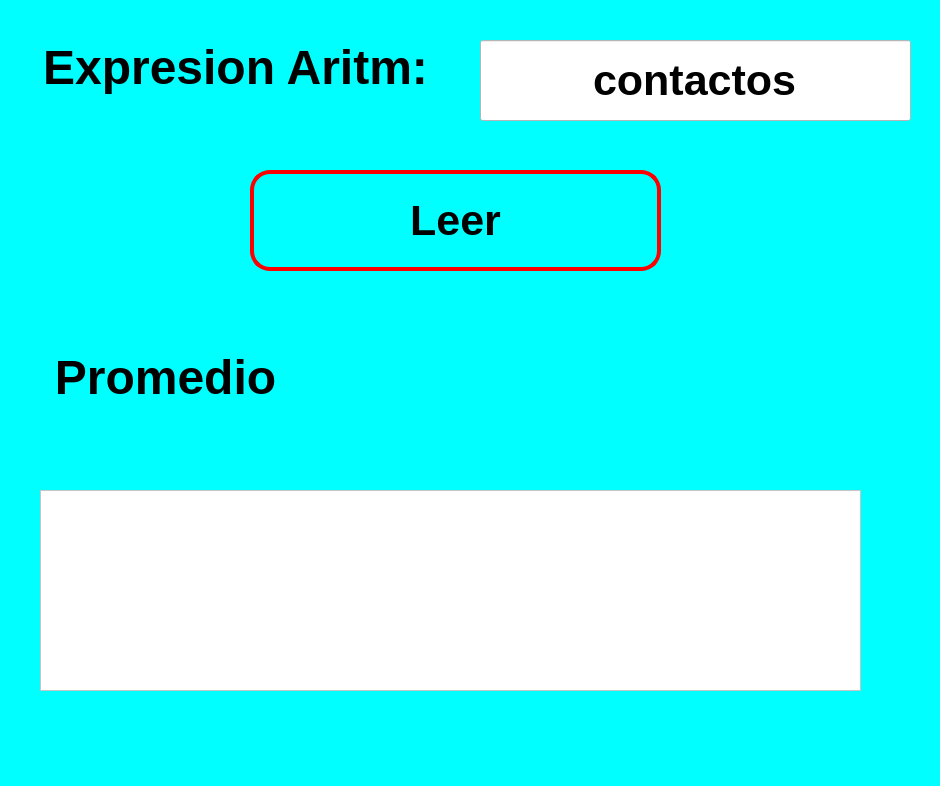
<?xml version="1.0" encoding="UTF-8"?>
<ui version="4.0">
 <class>MainWindow</class>
 <widget class="QMainWindow" name="MainWindow">
  <property name="geometry">
   <rect>
    <x>0</x>
    <y>0</y>
    <width>940</width>
    <height>786</height>
   </rect>
  </property>
  <property name="font">
   <font>
    <pointsize>32</pointsize>
    <weight>75</weight>
    <bold>true</bold>
   </font>
  </property>
  <property name="windowTitle">
   <string>MainWindow</string>
  </property>
  <property name="styleSheet">
   <string notr="true">background-color: rgb(0, 255, 0);
background-color: rgb(0, 255, 255);</string>
  </property>
  <widget class="QWidget" name="centralwidget">
   <widget class="QLabel" name="label">
    <property name="geometry">
     <rect>
      <x>30</x>
      <y>40</y>
      <width>411</width>
      <height>81</height>
     </rect>
    </property>
    <property name="styleSheet">
     <string notr="true">background-color: rgb(0, 255, 255);</string>
    </property>
    <property name="text">
     <string>&lt;html&gt;&lt;head/&gt;&lt;body&gt;&lt;p align=&quot;center&quot;&gt;&lt;span style=&quot; font-size:36pt; font-weight:600;&quot;&gt;Expresion Aritm:&lt;/span&gt;&lt;/p&gt;&lt;p align=&quot;center&quot;&gt;&lt;br/&gt;&lt;/p&gt;&lt;/body&gt;&lt;/html&gt;</string>
    </property>
   </widget>
   <widget class="QLabel" name="label_3">
    <property name="geometry">
     <rect>
      <x>30</x>
      <y>350</y>
      <width>271</width>
      <height>81</height>
     </rect>
    </property>
    <property name="styleSheet">
     <string notr="true">background-color: rgb(0, 255, 255);</string>
    </property>
    <property name="text">
     <string>&lt;html&gt;&lt;head/&gt;&lt;body&gt;&lt;p align=&quot;center&quot;&gt;&lt;span style=&quot; font-size:36pt; font-weight:600;&quot;&gt;Promedio&lt;/span&gt;&lt;/p&gt;&lt;p align=&quot;center&quot;&gt;&lt;br/&gt;&lt;/p&gt;&lt;/body&gt;&lt;/html&gt;</string>
    </property>
   </widget>
   <widget class="QLineEdit" name="txt_archivo">
    <property name="geometry">
     <rect>
      <x>480</x>
      <y>40</y>
      <width>431</width>
      <height>81</height>
     </rect>
    </property>
    <property name="font">
     <font>
      <pointsize>32</pointsize>
      <weight>75</weight>
      <bold>true</bold>
     </font>
    </property>
    <property name="styleSheet">
     <string notr="true">background-color: rgb(255, 255, 255);</string>
    </property>
    <property name="text">
     <string>contactos</string>
    </property>
    <property name="alignment">
     <set>Qt::AlignCenter</set>
    </property>
    <property name="readOnly">
     <bool>true</bool>
    </property>
   </widget>
   <widget class="QPushButton" name="btn_leer">
    <property name="geometry">
     <rect>
      <x>250</x>
      <y>170</y>
      <width>411</width>
      <height>101</height>
     </rect>
    </property>
    <property name="font">
     <font>
      <pointsize>32</pointsize>
      <weight>75</weight>
      <bold>true</bold>
      <stylestrategy>PreferDefault</stylestrategy>
      <kerning>false</kerning>
     </font>
    </property>
    <property name="styleSheet">
     <string notr="true">background-color: cyan;
border: 4px solid red;
border-radius:20px;
color: black;</string>
    </property>
    <property name="text">
     <string>Leer</string>
    </property>
   </widget>
   <widget class="QTextEdit" name="txt_contenido">
    <property name="geometry">
     <rect>
      <x>40</x>
      <y>490</y>
      <width>821</width>
      <height>201</height>
     </rect>
    </property>
    <property name="styleSheet">
     <string notr="true">background-color: rgb(255, 255, 255);</string>
    </property>
   </widget>
  </widget>
  <widget class="QMenuBar" name="menubar">
   <property name="geometry">
    <rect>
     <x>0</x>
     <y>0</y>
     <width>940</width>
     <height>21</height>
    </rect>
   </property>
  </widget>
  <widget class="QStatusBar" name="statusbar"/>
 </widget>
 <resources/>
 <connections/>
</ui>
